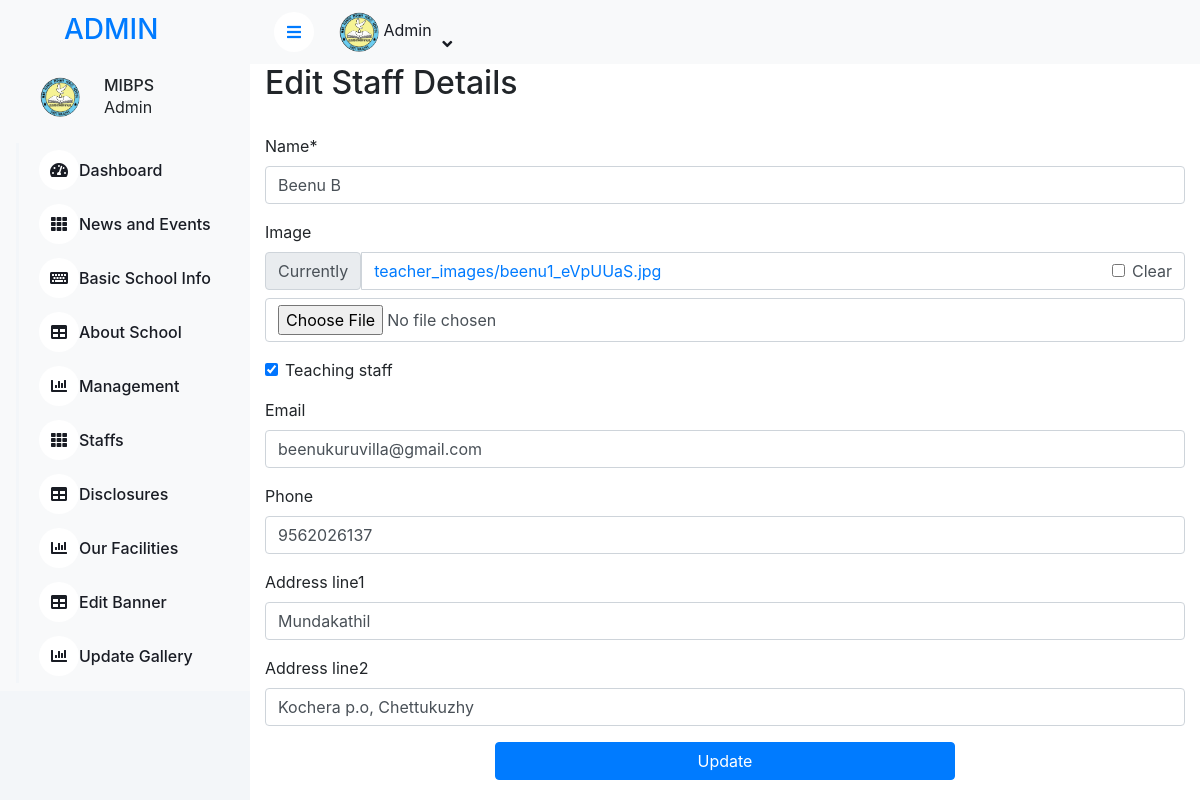
Page /editstaffs/1/ (signed in) on the committed database.
### Home/models.py (models this page shows, shortened)
class SchoolInfo(models.Model):
    name = models.CharField(max_length=200)
    logo = models.ImageField(upload_to='school_logos/', blank=True, null=True)
    email = models.EmailField(max_length=254, blank=True, null=True)
    total_students = models.PositiveIntegerField(blank=True, null=True)
    total_transportation_vehicles = models.PositiveIntegerField(blank=True, null=True)
    total_classrooms = models.PositiveIntegerField(blank=True, null=True)
    phone = models.CharField(max_length=100, blank=True, null=True)
    address_line1 = models.CharField(max_length=255, blank=True, null=True)
    address_line2 = models.CharField(max_length=255, blank=True, null=True)
    facebook_link = models.URLField(max_length=200, blank=True, null=True)
    youtube_link = models.URLField(max_length=200, blank=True, null=True)
    instagram_link = models.URLField(max_length=200, blank=True, null=True)

class Staff(models.Model):
    name = models.CharField(max_length=100)
    image = models.ImageField(upload_to='teacher_images/',blank=True,null=True)
    teaching_staff = models.BooleanField(default=True)
    email = models.EmailField(max_length=254, blank=True, null=True)
    phone = models.CharField(max_length=100, blank=True, null=True)
    address_line1 = models.CharField(max_length=255, blank=True, null=True)
    address_line2 = models.CharField(max_length=255, blank=True, null=True)

### Home/views.py (the view)
# urls.py: path('editstaffs/<int:pk>/', views.edit_staffs, name='edit_staffs'),
@login_required
def edit_staffs(request, pk):
    staffs = get_object_or_404(Staff, pk=pk)
    if request.method == 'POST':
        form = StaffForm(request.POST, request.FILES, instance=staffs)
        if form.is_valid():
            form.save()
            return redirect('staffs_list')  # Redirect to the news list or any other desired page
    else:
        form = StaffForm(instance=staffs)
    return render(request, 'admin1/edit_staffs.html', {'form': form})

### Home/forms.py
class StaffForm(forms.ModelForm):
    class Meta:
        model = Staff
        fields = '__all__'

### Home/context_processors.py (called while the page is built)
def school_info(request):
    school_info = SchoolInfo.objects.first()  # Assuming there's only one entry
    return {'school_info': school_info}

### templates/admin1/edit_staffs.html (shortened to what this page needs)
{% extends "admin1/admin_base.html" %}
{% block content %}
<!DOCTYPE html>
<html lang="en">
<head>
</head>
<body>
    <div class="container">
        <h2>Edit Staff Details</h2>
        <br>
    <form method="post" enctype="multipart/form-data">
        {% load crispy_forms_tags %}
        {{ form|crispy }}
        <div class="d-flex justify-content-center">
            <button type="submit" class="btn btn-primary w-50">Update</button>
        </div>
        <br><br>
    </form>
    </div>
</body>
</html>
{% endblock %}

### templates/admin1/admin_base.html (shortened to what this page needs)
{% load static %}
<head>
    <link href="https://cdnjs.cloudflare.com/ajax/libs/font-awesome/5.10.0/css/all.min.css" rel="stylesheet">
    <link href="https://cdn.jsdelivr.net/npm/bootstrap-icons@1.4.1/font/bootstrap-icons.css" rel="stylesheet">
    <link href="{% static 'lib/owlcarousel/assets/owl.carousel.min.css' %}" rel="stylesheet">
    <link href="{% static 'lib/tempusdominus/css/tempusdominus-bootstrap-4.min.css' %}" rel="stylesheet" />
    <link href="{% static 'css/bootstrap.min.css' %}" rel="stylesheet">
    <link href="{% static 'css/admin/style.css' %}" rel="stylesheet">
</head>
<div class="sidebar pe-4 pb-3">
    <nav class="navbar bg-light navbar-light">
        <a href="index.html" class="navbar-brand mx-4 mb-3">
            <h3 class="text-primary mx-4">ADMIN</h3>
        </a>
        <div class="d-flex align-items-center ms-4 mb-4">
            <div class="position-relative mx-4">
                <img class="rounded-circle" src="{{school_info.logo.url}}" alt="" style="width: 40px; height: 40px;">
            </div>
            <div class="ms-3">
                <h6 class="mb-0">MIBPS</h6>
                <span>Admin</span>
            </div>
        </div>
        <div class="navbar-nav w-100">
            <a href="{% url 'view' %}" class="nav-item nav-link {% if request.path == '/view/' %}active{% endif %}">
                <i class="fa fa-tachometer-alt me-2"></i>Dashboard
            </a>
            <a href="{% url 'news_list' %}" class="nav-item nav-link {% if request.path == '/news/' %}active{% endif %}">
                <i class="fa fa-th me-2"></i>News and Events
            </a>
            <a href="{% url 'school_info' %}" class="nav-item nav-link {% if request.path == '/school_info/' %}active{% endif %}">
                <i class="fa fa-keyboard me-2"></i>Basic School Info
            </a>
            <a href="{% url 'about_school' %}" class="nav-item nav-link {% if request.path == '/admin1/about_school/' %}active{% endif %}">
                <i class="fa fa-table me-2"></i>About School
            </a>
            <a href="{% url 'edit_management' %}" class="nav-item nav-link {% if request.path == '/admin1/edit_management/' %}active{% endif %}">
                <i class="fa fa-chart-bar me-2"></i>Management
            </a>
            <a href="{% url 'staffs_list' %}" class="nav-item nav-link {% if request.path == '/staffs_list/' %}active{% endif %}">
                <i class="fa fa-th me-2"></i>Staffs
            </a>
            <a href="{% url 'mandatory_disclosure_update' %}" class="nav-item nav-link {% if request.path == '/mandatory_disclosure_update/' %}active{% endif %}">
                <i class="fa fa-table me-2"></i>Disclosures
            </a>
            <a href="{% url 'facility_list' %}" class="nav-item nav-link {% if request.path == '/facility_list/' %}active{% endif %}">
                <i class="fa fa-chart-bar me-2"></i>Our Facilities
            </a>
            <a href="{% url 'edit_banner' %}" class="nav-item nav-link {% if request.path == '/edit_banner/' %}active{% endif %}">
                <i class="fa fa-table me-2"></i>Edit Banner
            </a>
            <a href="{% url 'update_gallery' %}" class="nav-item nav-link {% if request.path == '/update_gallery/' %}active{% endif %}">
                <i class="fa fa-chart-bar me-2"></i>Update Gallery
            </a>
        </div>
    </nav>
</div>
<div class="content">
    <nav class="navbar navbar-expand bg-light navbar-light sticky-top px-4 py-0">
        <a href="#" class="sidebar-toggler flex-shrink-0">
            <i class="fa fa-bars"></i>
        </a>
        <div class="navbar-nav align-items-center ms-auto">
            <div class="nav-item dropdown">
                <a href="#" class="nav-link dropdown-toggle" data-bs-toggle="dropdown">
                    <img class="rounded-circle me-lg-2" src="{{school_info.logo.url}}" alt="" style="width: 40px; height: 40px;">
                    <span class="d-none d-lg-inline-flex">Admin</span>
                </a>
            </div>
        </div>
    </nav>
    {% block content %}{% endblock content %}
</div>

### static/css/admin/style.css (style rules this page uses)
:root { --primary: #009CFF; --light: #F3F6F9; --dark: #191C24; }
.btn { transition: .5s; }
.btn.btn-primary { color: #FFFFFF; }
.sidebar { position: fixed; top: 0; left: 0; bottom: 0; width: 250px; height: 100vh; overflow-y: auto; background: var(--light); transition: 0.5s; z-index: 999; }
.content { margin-left: 250px; min-height: 100vh; background: #FFFFFF; transition: 0.5s; }
@media (min-width: 992px) { .sidebar { margin-left: 0; } }
@media (min-width: 992px) { .content { width: calc(100% - 250px); } }
.sidebar .navbar .navbar-nav .nav-link { padding: 7px 20px; color: var(--dark); font-weight: 500; border-left: 3px solid var(--light); border-radius: 0 30px 30px 0; outline: none; }
.sidebar .navbar .navbar-nav .nav-link i { width: 40px; height: 40px; display: inline-flex; align-items: center; justify-content: center; background: #FFFFFF; border-radius: 40px; }
.content .navbar .navbar-nav .nav-link { margin-left: 25px; padding: 12px 0; color: var(--dark); outline: none; }
.content .navbar .sidebar-toggler, .content .navbar .navbar-nav .nav-link i { width: 40px; height: 40px; display: inline-flex; align-items: center; justify-content: center; background: #FFFFFF; border-radius: 40px; }
.content .navbar .dropdown-toggle::after { margin-left: 6px; vertical-align: middle; border: none; content: "\f107"; font-family: "Font Awesome 5 Free"; font-weight: 900; transition: .5s; }

### rows in the picture
SchoolInfo: logo (picture)
Staff: name "Beenu B", teaching_staff "☑", email "beenukuruvilla@gmail.com", phone "9562026137", address_line1 "Mundakathil", address_line2 "Kochera p.o, Chettukuzhy"
